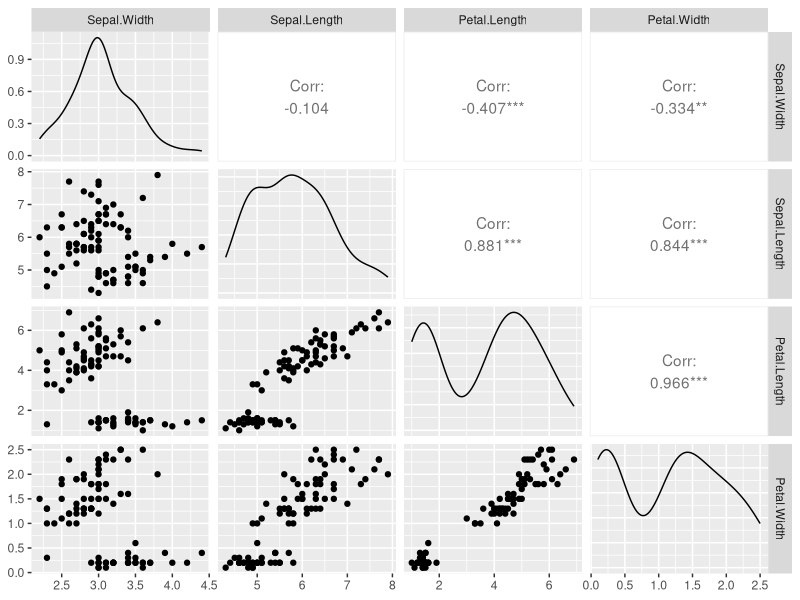
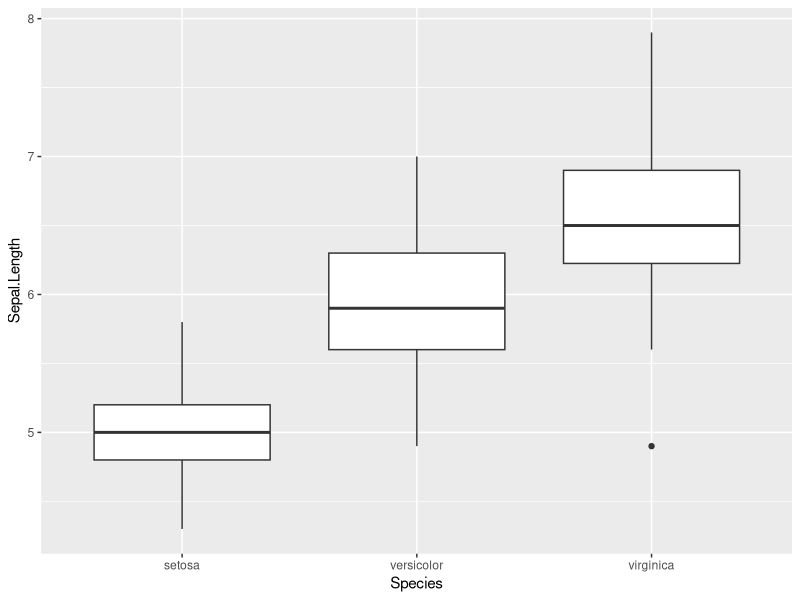
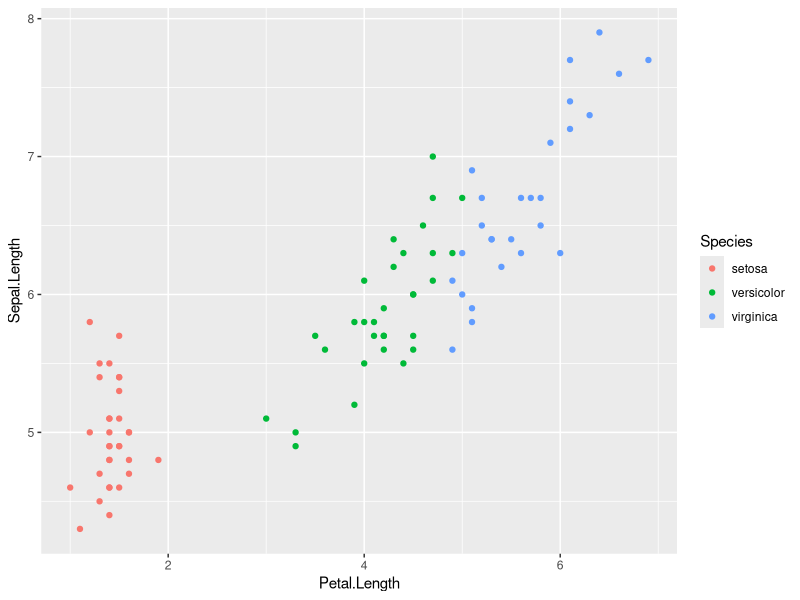
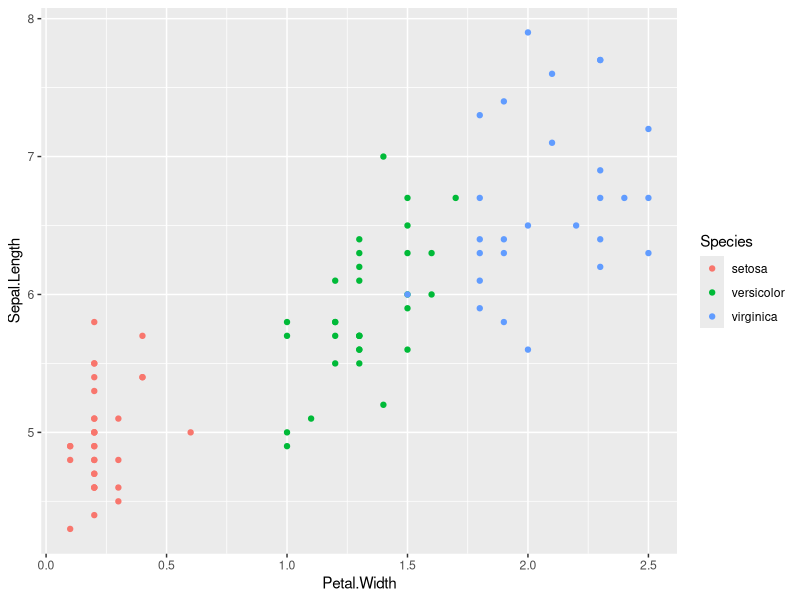
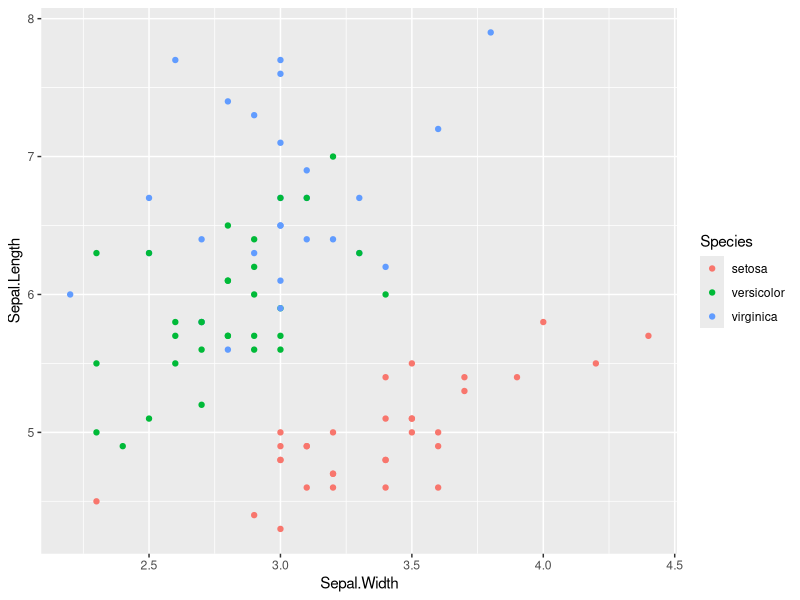
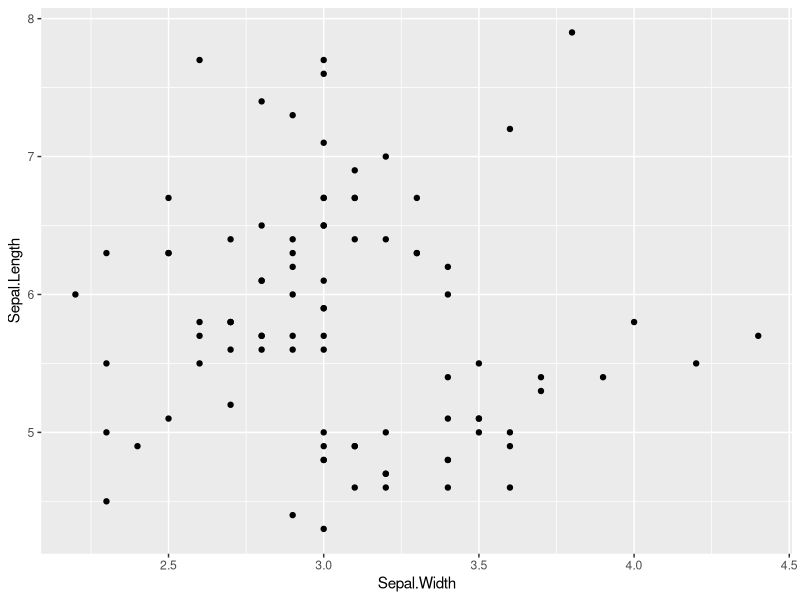
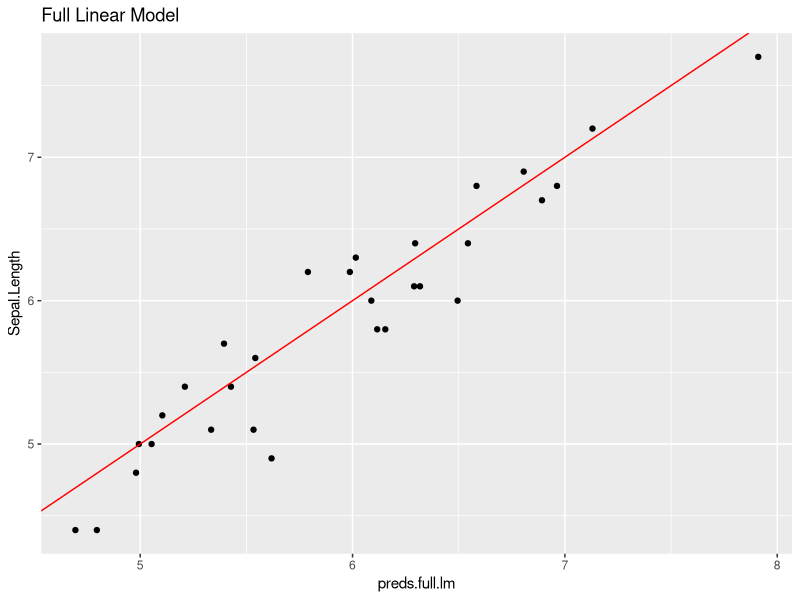
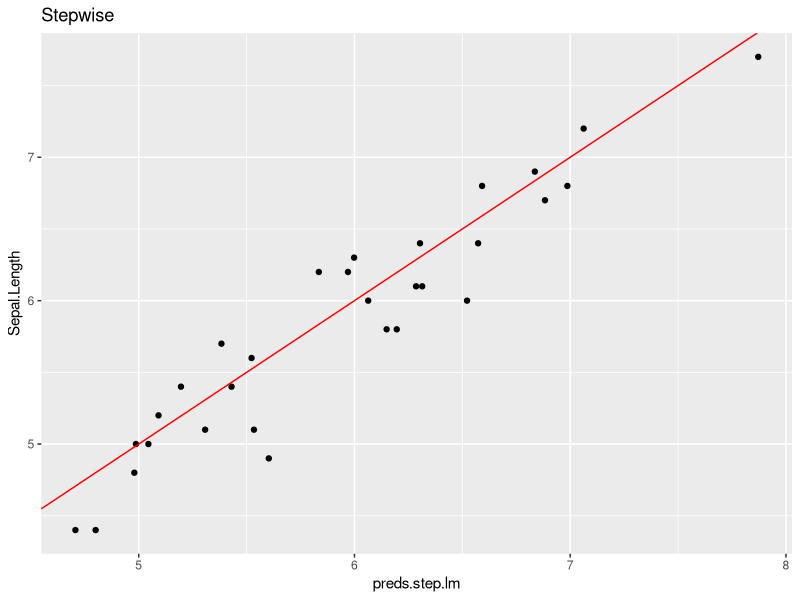

Generate these figures, in order, with R:
library(stats) # for step() function

# the 'iris' dataset is included with base R
head(iris)
dim(iris)

# good visual images of the variables:
# https://www.math.umd.edu/~petersd/666/html/iris_pca.html
# https://www.snaplogic.com/machine-learning-showcase/iris-flower-classification

# training / test split (no final test set this time)
set.seed(12345)
train.proportion <- 0.6
validation.proportion <- 0.2
test.proportion <- 0.2

# select training data
train.index <- sample(1:nrow(iris), nrow(iris)*train.proportion)
train.data <- iris[train.index,]

# select test and validation from what's left over
holdout.data <- iris[-train.index,]
test.index <- sample(1:nrow(holdout.data), nrow(iris)*test.proportion)
test.data <- holdout.data[test.index,]
validation.data <- holdout.data[-test.index,]

### data exploration ###

# look at the full set of relationships between variables
# install.packages("GGally")
library(GGally)
ggpairs(subset(train.data,select=c(Sepal.Width, Sepal.Length, Petal.Length, Petal.Width)))

# boxplot of Sepal Length vs Species
ggplot(data=iris) +
  geom_boxplot(mapping = aes(x=Species, y=Sepal.Length))

# plot of Sepal Length vs Petal Length for different species
ggplot(data=train.data) + 
  geom_point(mapping = aes(x=Petal.Length, y=Sepal.Length, col=Species))

# plot of Sepal Length vs Petal Width for different species
ggplot(data=train.data) + 
  geom_point(mapping = aes(x=Petal.Width, y=Sepal.Length, col=Species))

# plot of Sepal Length vs Sepal Width for different species
ggplot(data=train.data) + 
  geom_point(mapping = aes(x=Sepal.Width, y=Sepal.Length, col=Species))

# notice the difference if we ignore species:
ggplot(data=train.data) + 
  geom_point(mapping = aes(x=Sepal.Width, y=Sepal.Length))

# note: there appear to be different relationships between these variables 
# for different species


### Train some models ###

# train a linear model for Petal Length against each predictor individually

# Petal Length as predictor
petal.length.lm <- lm(data = train.data, Sepal.Length ~ Petal.Length)
summary(petal.length.lm)

# Petal Width as predictor
petal.width.lm <- lm(data = train.data, Sepal.Length ~ Petal.Width)
summary(petal.width.lm)

# Sepal Width as predictor
sepal.width.lm <- lm(data = train.data, Sepal.Length ~ Sepal.Width)
summary(sepal.width.lm)

# Species 
species.lm <- lm(data = train.data, Sepal.Length ~ Species)
summary(species.lm)

  # aside: what does a linear model with only categorical predictors actually do?
  species.lm.preds <- predict(species.lm, newdata = train.data)
  head(species.lm.preds)
  table(species.lm.preds)
  
  library(tidyverse)
  train.data %>%
    group_by(Species) %>%
    summarise(avg_length=mean(Sepal.Length))

# Throw everything in together
full.lm <- lm(data=train.data, Sepal.Length ~ .)
summary(full.lm)

# backward stepwise regression
step.lm.backward <- step(full.lm, direction = "backward")
summary(step.lm.backward)

# what gets dropped?
# is this what you would expect?

# forward stepwise regression
dummy.lm <- lm(data=train.data, Sepal.Length ~ 1)
step.lm.forward <- step(dummy.lm, direction = "forward",
                        scope=list(lower=dummy.lm, upper=full.lm))
summary(step.lm.forward)

# any difference in predictors used?
# any difference in coefficients?

# pick the 2 "best" predictors (at least according to stepwise regression)
step.lm.forward.2 <- step(dummy.lm, direction = "forward",
                        scope=list(lower=dummy.lm, upper=full.lm),
                        steps=2)
summary(step.lm.forward.2)

### Feature Engineering ###

# add an interaction term
inter.lm.1 <- lm(data=train.data, Sepal.Length ~ . + Sepal.Width*Species)
summary(inter.lm.1)
# why isn't there a Sepal.Width:Speciessetosa term?

# add a bunch of interaction terms
inter.lm <- lm(data=train.data, Sepal.Length ~ . + Sepal.Width*Species + 
                 Petal.Length*Species + Petal.Width*Species + 
                 Petal.Width * Sepal.Width + Sepal.Width * Petal.Length + 
                 Petal.Length * Petal.Width)
summary(inter.lm)

# run stepwise regression again
step.lm.backward.inter <- step(inter.lm, direction="backward")
summary(step.lm.backward.inter)

# what looks like the best model, according to R-squared? Adjusted R-squared?


# what looks like the best model? (according to RMSE)
# sqrt(mean(full.lm$residuals^2))
# sqrt(mean(step.lm.backward$residuals^2))
# sqrt(mean(inter.lm$residuals^2))
# sqrt(mean(step.lm.backward.inter$residuals^2))
# sqrt(mean(petal.length.lm$residuals^2))


### Model Testing ###

# produce predictions for the validation set for each model
validation.data$preds.full.lm <- predict(full.lm, newdata=validation.data)
validation.data$preds.step.lm <- predict(step.lm.backward, newdata=validation.data)
validation.data$preds.inter.lm <- predict(inter.lm, newdata=validation.data)
validation.data$preds.step.inter.lm <- predict(step.lm.backward.inter, newdata = validation.data)
validation.data$preds.petal.length.lm <- predict(petal.length.lm, newdata = validation.data)


# plot actual values vs. predictions for each model
ggplot(data=validation.data) + 
  geom_point(mapping = aes(x=preds.full.lm, y=Sepal.Length)) + 
  geom_abline(intercept = 0, slope = 1, color = "red") + 
  ggtitle("Full Linear Model")

ggplot(data=validation.data) + 
  geom_point(mapping = aes(x=preds.step.lm, y=Sepal.Length)) + 
  geom_abline(intercept = 0, slope = 1, color = "red") + 
  ggtitle("Stepwise")

ggplot(data=validation.data) + 
  geom_point(mapping = aes(x=preds.inter.lm, y=Sepal.Length)) + 
  geom_abline(intercept = 0, slope = 1, color = "red") + 
  ggtitle("Full Interaction Terms")

ggplot(data=validation.data) + 
  geom_point(mapping = aes(x=preds.step.inter.lm, y=Sepal.Length)) + 
  geom_abline(intercept = 0, slope = 1, color = "red") + 
  ggtitle("Stepwise with Interaction Terms")

ggplot(data=validation.data) + 
  geom_point(mapping = aes(x=preds.petal.length.lm, y=Sepal.Length)) + 
  geom_abline(intercept = 0, slope = 1, color = "red") + 
  ggtitle("Petal Length Only")

# do these look like good relationships?

# accuracy metrics for each model
library(forecast)
accuracy(validation.data$preds.full.lm, validation.data$Sepal.Length)
accuracy(validation.data$preds.step.lm, validation.data$Sepal.Length)
accuracy(validation.data$preds.inter.lm, validation.data$Sepal.Length)
accuracy(validation.data$preds.step.inter.lm, validation.data$Sepal.Length)
accuracy(validation.data$preds.petal.length.lm, validation.data$Sepal.Length)

# which model performs best against the validation set?
# have any of the models overfit the training data? how can we tell?

# R-squared for the validation results
cor(validation.data$preds.full.lm, validation.data$Sepal.Length)^2
cor(validation.data$preds.step.lm, validation.data$Sepal.Length)^2
cor(validation.data$preds.inter.lm, validation.data$Sepal.Length)^2
cor(validation.data$preds.step.inter.lm, validation.data$Sepal.Length)^2
cor(validation.data$preds.petal.length.lm, validation.data$Sepal.Length)^2

# is this a good measure of actual model performance?
# does it have any issues?
cor(validation.data$preds.full.lm, validation.data$Sepal.Length)^2
cor(validation.data$preds.full.lm + 10, validation.data$Sepal.Length)^2

# an unbiased metric that is comparable to R-squared
# but against out-of-sample data
rsq.validation <- function(preds, actuals) {
  SSE <- sum((actuals - preds) ^ 2)
  SST <- sum((actuals - mean(actuals)) ^ 2)
  rsq.validation.value <- (1 - SSE / SST)
  return(rsq.validation.value)
}

# "validation R-squared" for each model
rsq.validation(validation.data$preds.full.lm, validation.data$Sepal.Length)
rsq.validation(validation.data$preds.step.lm, validation.data$Sepal.Length)
rsq.validation(validation.data$preds.inter.lm, validation.data$Sepal.Length)
rsq.validation(validation.data$preds.step.inter.lm, validation.data$Sepal.Length)
rsq.validation(validation.data$preds.petal.length.lm, validation.data$Sepal.Length)

# for comparison:
cor(validation.data$preds.full.lm, validation.data$Sepal.Length)^2
rsq.validation(validation.data$preds.full.lm, validation.data$Sepal.Length)

cor(validation.data$preds.full.lm+1, validation.data$Sepal.Length)^2
rsq.validation(validation.data$preds.full.lm+1, validation.data$Sepal.Length)

# which model do we think is really the "best", with what we've seen so far?


# produce predictions for the test set for each model
test.data$preds.full.lm <- predict(full.lm, newdata=test.data)
test.data$preds.step.lm <- predict(step.lm.backward, newdata=test.data)
test.data$preds.inter.lm <- predict(inter.lm, newdata=test.data)
test.data$preds.step.inter.lm <- predict(step.lm.backward.inter, newdata = test.data)
test.data$preds.petal.length.lm <- predict(petal.length.lm, newdata = test.data)

# accuracy against the test set
accuracy(test.data$preds.full.lm, test.data$Sepal.Length)
accuracy(test.data$preds.step.lm, test.data$Sepal.Length)
accuracy(test.data$preds.inter.lm, test.data$Sepal.Length)
accuracy(test.data$preds.step.inter.lm, test.data$Sepal.Length)
accuracy(test.data$preds.petal.length.lm, test.data$Sepal.Length)

# are the test results similar?
# should we change our mind about which model is best?

# what is our best estimate of the model's "true" performance?
